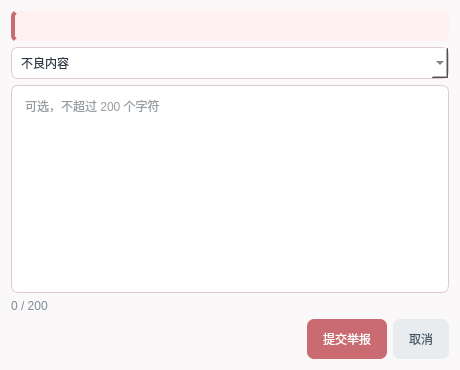
<?xml version="1.0" encoding="UTF-8"?>
<ui version="4.0">
 <class>ReportDialog</class>
 <widget class="QDialog" name="ReportDialog">
  <property name="geometry">
   <rect>
    <x>0</x>
    <y>0</y>
    <width>460</width>
    <height>370</height>
   </rect>
  </property>
  <property name="minimumSize">
   <size>
    <width>400</width>
    <height>320</height>
   </size>
  </property>
  <property name="windowTitle">
   <string>举报文章</string>
  </property>
  <property name="styleSheet">
   <string notr="true">QDialog#ReportDialog {
    background-color: #FAF8F8;
    color: #2F3B46;
    font-family: "Microsoft YaHei UI";
    font-size: 10pt;
}
QLabel#labelArticleTitle {
    color: #6F4246;
    background-color: #FFF0F1;
    border-left: 4px solid #C96B70;
    border-radius: 5px;
    padding: 8px 10px;
}
QLabel#labelDetailCount {
    color: #7D8D98;
}
QComboBox, QPlainTextEdit {
    background-color: #FFFFFF;
    color: #2F3B46;
    border: 1px solid #DFCBCD;
    border-radius: 7px;
    padding: 7px 9px;
    selection-background-color: #E5B8BB;
}
QComboBox:focus, QPlainTextEdit:focus {
    border: 1px solid #C96B70;
}
QPushButton {
    background-color: #C96B70;
    color: white;
    border: none;
    border-radius: 7px;
    padding: 7px 16px;
    min-height: 26px;
}
QPushButton:hover {
    background-color: #B8585E;
}
QPushButton#btnCancel {
    background-color: #E8ECEF;
    color: #455A69;
}
QPushButton#btnCancel:hover {
    background-color: #D8E0E5;
}</string>
  </property>
  <layout class="QVBoxLayout" name="verticalLayout">
   <item>
    <widget class="QLabel" name="labelArticleTitle">
     <property name="text">
      <string/>
     </property>
     <property name="wordWrap">
      <bool>true</bool>
     </property>
    </widget>
   </item>
   <item>
    <widget class="QComboBox" name="comboReason">
     <item>
      <property name="text">
       <string>不良内容</string>
      </property>
     </item>
     <item>
      <property name="text">
       <string>不良内容1（出于演示的考虑，这里就不具体放出来了）</string>
      </property>
     </item>
     <item>
      <property name="text">
       <string>不良内容2（出于演示的考虑，这里就不具体放出来了）</string>
      </property>
     </item>
     <item>
      <property name="text">
       <string>其他</string>
      </property>
     </item>
    </widget>
   </item>
   <item>
    <widget class="QPlainTextEdit" name="plainDetail">
     <property name="placeholderText">
      <string>可选，不超过 200 个字符</string>
     </property>
    </widget>
   </item>
   <item>
    <widget class="QLabel" name="labelDetailCount">
     <property name="text">
      <string>0 / 200</string>
     </property>
    </widget>
   </item>
   <item>
    <layout class="QHBoxLayout" name="horizontalLayout">
     <item>
      <spacer name="horizontalSpacer">
       <property name="orientation">
        <enum>Qt::Orientation::Horizontal</enum>
       </property>
       <property name="sizeHint" stdset="0">
        <size>
         <width>40</width>
         <height>20</height>
        </size>
       </property>
      </spacer>
     </item>
     <item>
      <widget class="QPushButton" name="btnSubmit">
       <property name="text">
        <string>提交举报</string>
       </property>
      </widget>
     </item>
     <item>
      <widget class="QPushButton" name="btnCancel">
       <property name="text">
        <string>取消</string>
       </property>
      </widget>
     </item>
    </layout>
   </item>
  </layout>
 </widget>
 <resources/>
 <connections>
  <connection>
   <sender>btnSubmit</sender>
   <signal>clicked()</signal>
   <receiver>ReportDialog</receiver>
   <slot>accept()</slot>
   <hints>
    <hint type="sourcelabel">
     <x>20</x>
     <y>20</y>
    </hint>
    <hint type="destinationlabel">
     <x>20</x>
     <y>20</y>
    </hint>
   </hints>
  </connection>
  <connection>
   <sender>btnCancel</sender>
   <signal>clicked()</signal>
   <receiver>ReportDialog</receiver>
   <slot>reject()</slot>
   <hints>
    <hint type="sourcelabel">
     <x>20</x>
     <y>20</y>
    </hint>
    <hint type="destinationlabel">
     <x>20</x>
     <y>20</y>
    </hint>
   </hints>
  </connection>
 </connections>
</ui>
